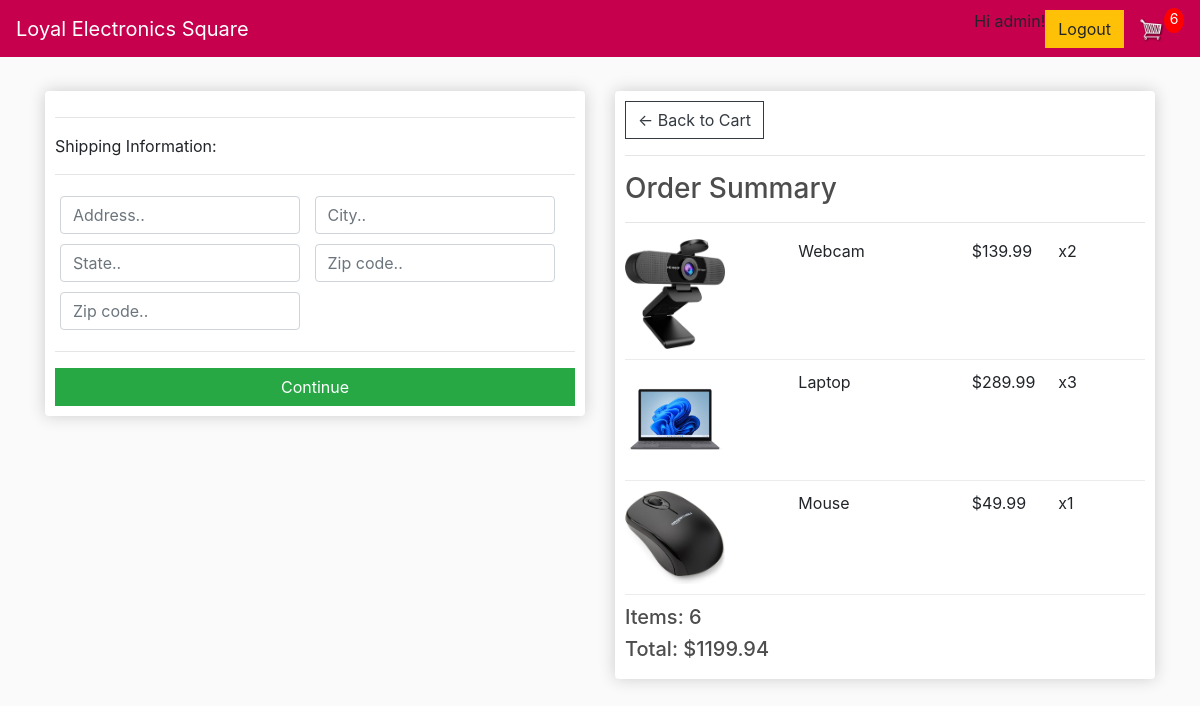
/checkout/ (signed in), run on an earlier commit of the app's database.
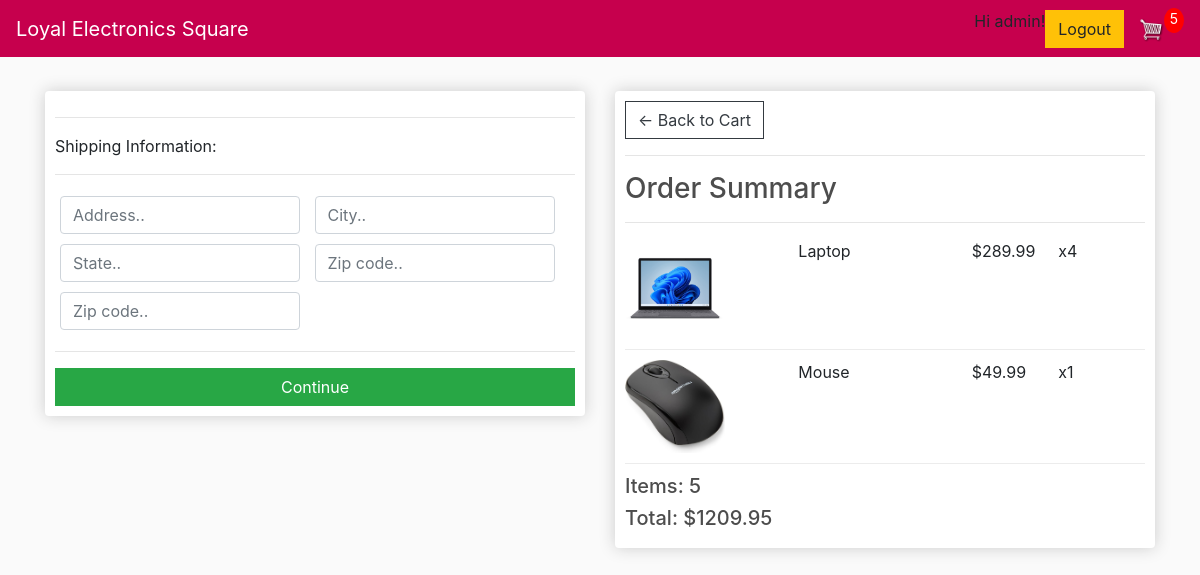
And on a later commit of the database.
### store/models.py (models this page shows, shortened)
class OrderItem(models.Model):
    product = models.ForeignKey(Product, on_delete=models.SET_NULL, null=True)
    order = models.ForeignKey(Order, on_delete=models.SET_NULL, null=True)
    quantity = models.IntegerField(default=0, null=True, blank=True)
    date_added = models.DateTimeField(auto_now_add=True)
    @property
    def get_total(self):
        total = self.product.price * self.quantity
        return total

class Product(models.Model):
    name = models.CharField(max_length=200, null=True)
    price = models.DecimalField(max_digits=10, decimal_places=2)
    digital = models.BooleanField(default=False, null=True, blank=False)
    image = models.ImageField(null=True, blank=True)
    @property
    def imageURL(self):
        try:
            url = self.image.url
        except:
            url = ''
        return url

class Order(models.Model):
    customer = models.ForeignKey(Customer, on_delete=models.SET_NULL, null=True, blank=True)
    date_ordered = models.DateTimeField(auto_now_add=True)
    complete = models.BooleanField(default=False, null=True, blank=False)
    transaction_id = models.CharField(max_length=200, null=True)
    @property
    def shipping(self):
        shipping = False
        orderitems = self.orderitem_set.all()
        for i in orderitems:
            if i.product.digital == False:
                shipping = True
        return shipping
    @property
    def get_cart_total(self):
        orderitems = self.orderitem_set.all()
        total = sum([item.get_total for item in orderitems])
        return total
    @property
    def get_cart_items(self):
        orderitems = self.orderitem_set.all()
        total = sum([item.quantity for item in orderitems])
        return total

### store/views.py (the view)
# urls.py: path('checkout/', views.checkout, name="checkout"),
def checkout(request):
     if request.user.is_authenticated:
           customer = request.user.customer
           order, created = Order.objects.get_or_create(customer=customer, complete=False)
           items = order.orderitem_set.all()
           cartItems = order.get_cart_items
     else:
          items = []
          order = {'get_cart_total':0, 'get_cart_items':0, 'shipping':False}
          cartItems = order['get_cart_items']
     context = {'items':items, 'order':order, 'cartItems':cartItems}
     return render(request, 'store/checkout.html', context)

### store/templates/store/Checkout.html (shortened to what this page needs)
{% extends 'store/main.html' %}
{% load static %}
{% block content %}
     <div class="row">
		<div class="col-lg-6">
			<div class="box-element" id="form-wrapper">
				<form id="form">
					<div id="shipping-info">
						<hr>
						<p>Shipping Information:</p>
						<hr>
						<div class="form-field">
							<input class="form-control" type="text" name="address" placeholder="Address..">
						</div>
						<div class="form-field">
							<input class="form-control" type="text" name="city" placeholder="City..">
						</div>
						<div class="form-field">
							<input class="form-control" type="text" name="state" placeholder="State..">
						</div>
						<div class="form-field">
							<input class="form-control" type="text" name="zipcode" placeholder="Zip code..">
						</div>
						<div class="form-field">
							<input class="form-control" type="text" name="country" placeholder="Zip code..">
						</div>
					</div>
					<hr>
					<input id="form-button" class="btn btn-success btn-block" type="submit" value="Continue">
				</form>
			</div>
			<br>
		</div>
		<div class="col-lg-6">
			<div class="box-element">
				<a  class="btn btn-outline-dark" href="{% url 'cart' %}">&#x2190; Back to Cart</a>
				<hr>
				<h3>Order Summary</h3>
				<hr>
				{% for item in items %}
				<div class="cart-row">
					<div style="flex:2"><img class="row-image" src="{{item.product.imageURL}}"></div>
					<div style="flex:2"><p>{{item.product.name}}</p></div>
					<div style="flex:1"><p>${{item.product.price|floatformat:2}}</p></div>
					<div style="flex:1"><p>x{{item.quantity}}</p></div>
				</div>
				{% endfor %}
				<h5>Items:   {{order.get_cart_items}}</h5>
				<h5>Total:   ${{order.get_cart_total|floatformat:2}}</h5>
			</div>
		</div>
	</div>
{% endblock content %}

### store/templates/store/Main.html (shortened to what this page needs)
<!DOCTYPE html>
{% load static %}
<html>
<head>
	<link rel="stylesheet" href="https://stackpath.bootstrapcdn.com/bootstrap/4.4.1/css/bootstrap.min.css">
	<link rel="stylesheet" type="text/css" href="{% static 'css/main.css' %}">
</head>
<body>
	<nav class="navbar navbar-expand-lg navbar-dark" style="background-color: #c6004d;">
	  <a class="navbar-brand" href="{% url 'store' %}">Loyal Electronics Square</a>
	  <div class="collapse navbar-collapse" id="navbarSupportedContent">
	    <div class="form-inline my-2 my-lg-0">
			{% if user.is_authenticated %}
				<p>Hi {{ user.username }}! </p>
				<form action="{% url 'logout' %}" method="post">
					<button class="btn btn-warning" type="submit">Logout</button>
				</form>
			{% else %}
				<p>You are not logged in. </p>
	     		<p><a href="{% url 'login' %}" class="btn btn-warning">Login</a></p>
	     	{% endif %}
	     	<a href="{% url 'cart' %}">
	    		<img  id="cart-icon" src="{% static 'images/cart.png' %}">
	    	</a>
	    	<p id="cart-total">{{cartItems}}</p>
	    </div>
	  </div>
	</nav>
     <div class="container">
            <br>
            {% block content %}
            {% endblock content %}
         </div>
</body>
</html>

What changed in the data, as far as the page shows it:
removed OrderItem: product.imageURL (picture), product.name "Webcam", product.price "139.99", quantity "2"
changed OrderItem "Laptop": quantity "3" → "4"
changed through a linked row, Order: get_cart_items "6" → "5"; get_cart_total "1199.94" → "1209.95"
Also different on the page:
{{ cartItems }}: "6" → "5"
